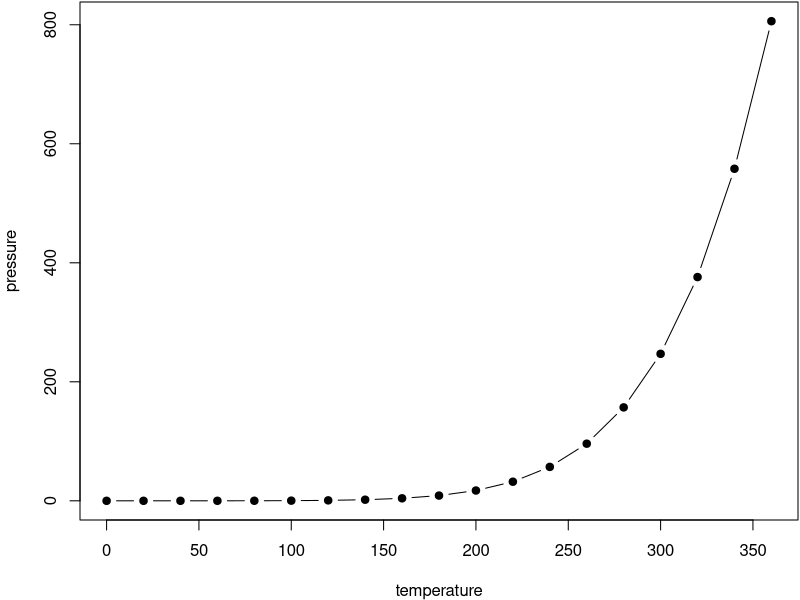
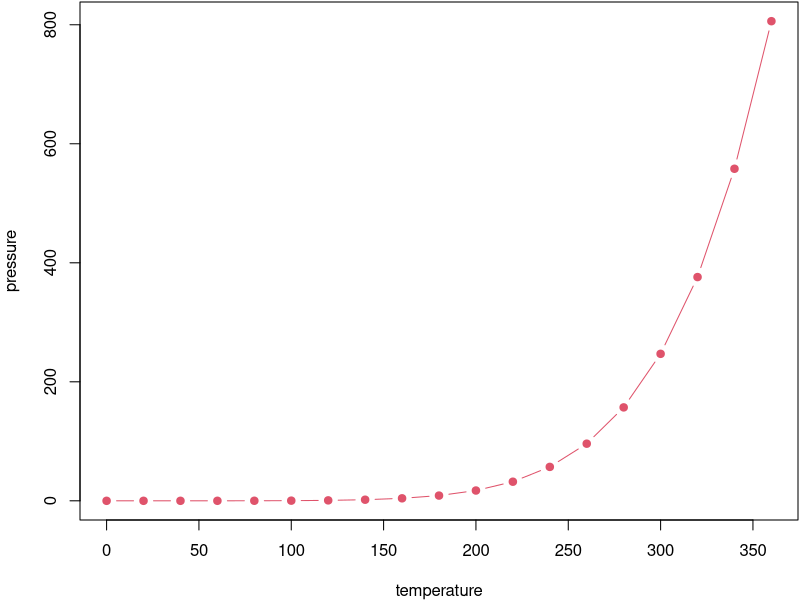
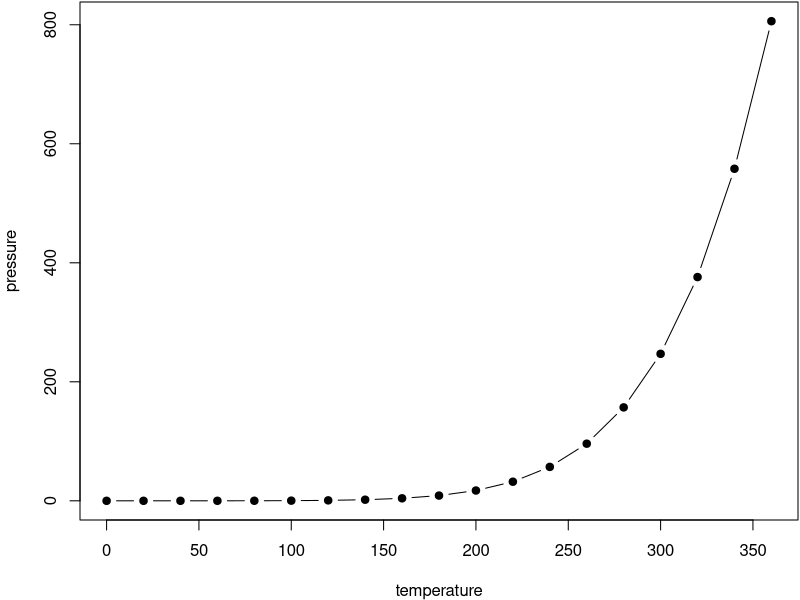
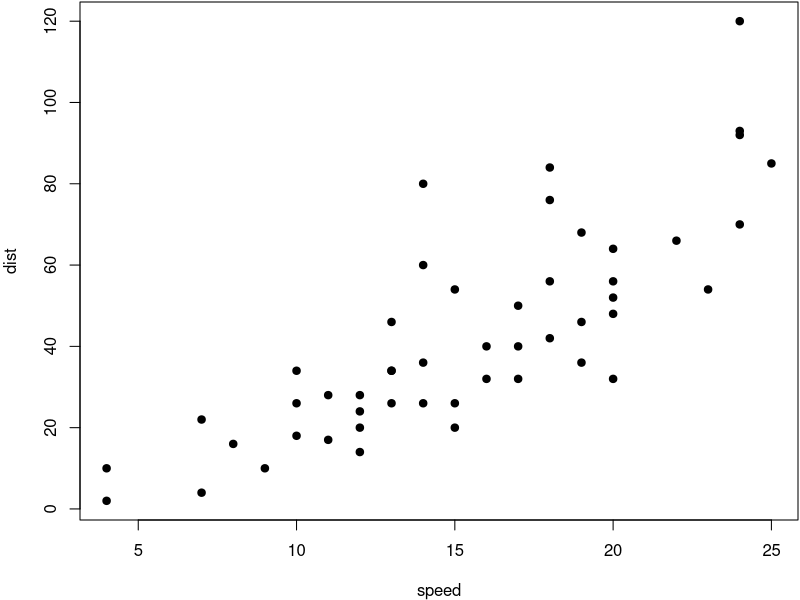

Source code (R) for these figures, in order: (Note: this script raises an error after producing the figures.)
## ---- chunk 1

## ---- chunk 2
# automatically create a bib database for R packages
knitr::write_bib(c(
  .packages(), 'bookdown', 'knitr', 'rmarkdown'
), 'packages.bib')
## ---- chunk 3
par(mar = c(4, 4, .1, .1))
plot(pressure, type = 'b', pch = 19)
## ---- chunk 4
par(mar = c(4, 4, .1, .1))
plot(pressure, type = 'b', pch = 19, col=2)
## ---- chunk 5
par(mar = c(4, 4, .1, .1))
plot(pressure, pch = 19, type = 'b')
plot(cars, pch = 19)
## ---- chunk 6
knitr::kable(
  head(iris, 20), caption = 'Here is a nice table!',
  booktabs = TRUE
)
## ---- chunk 7
knitr::include_app("https://lindesaysh.shinyapps.io/mt1007_week22/", height='600px')
## ---- chunk 8
library(ggplot2)
## ---- chunk 9
for(i in 1:length(solLabels)) {
    if(!is.na(solLabels[[i]][2][1])) {
        taskCtr <- solLabels[[i]][1]
        refLabel <- solLabels[[i]][2]
        headerName <- solLabels[[i]][3]
        cat(paste0("\\hypertarget{sol", taskCtr, "}{}\n\\bblockS[", headerName, "]{\\phantomsection\\label{tsk", taskCtr, "}", taskCtr, "}\n"))
        cat(refLabel)
        cat(paste0("\n\n\\vspace{\\baselineskip}\\hyperlink{tsk", taskCtr, "}{\\buttonT{Return to task on P\\colpageref{sol", taskCtr, "}}}"))
        cat("\n\\eblockS\n")
    }
}
